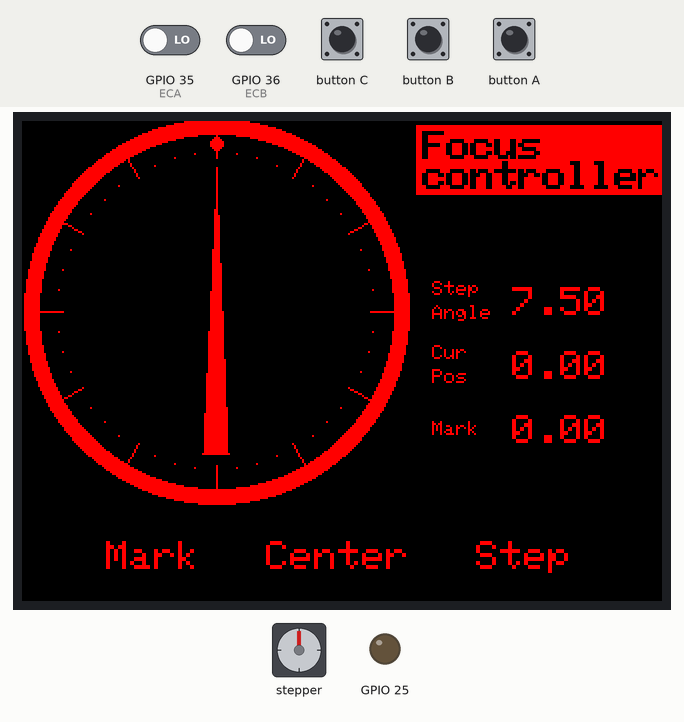
A program run on a simulated ESP32. Shown: stepper motor, 320×240 colour display, output pins drawn as LEDs (lit = HIGH). Wiring (inferred from the names in the program): stepper motor (2048 steps per turn assumed): coils GPIO 16, GPIO 17, GPIO 21, GPIO 22. Inputs (shaded band) come from the test bench; at power-on: GPIO 35 (ECA) LOW, GPIO 36 (ECB) LOW. Pins used as bus, display or sensor lines are not drawn; what the program prints to the serial monitor is not drawn.

Above: at 1.4 s.
1.5 s: button C pressed for 0.15 s
At 2.0 s:
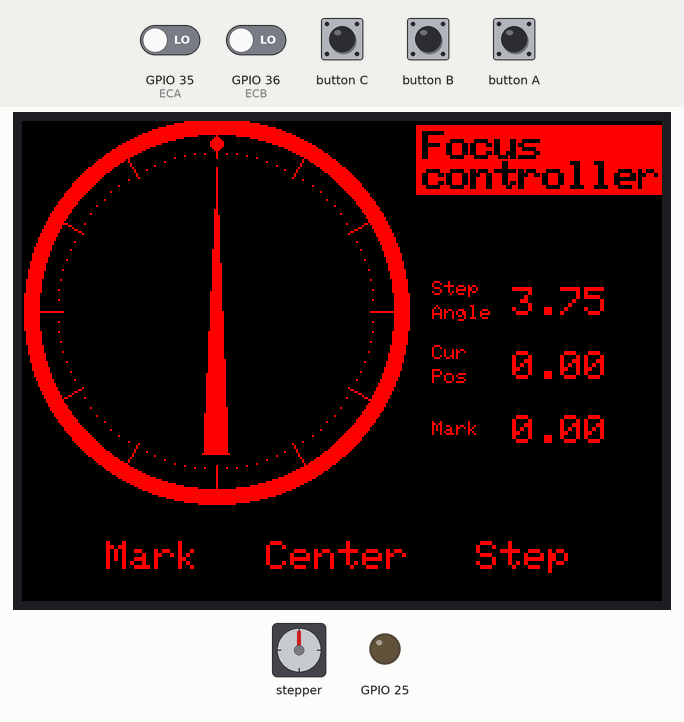
6.3 s: button C pressed for 1 s
Timing chart, 0 to 9.3 s (numbered marks = the images above; inputs shaded):
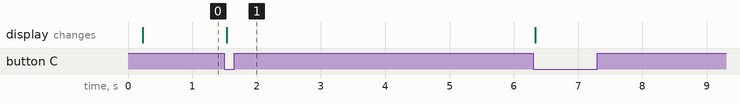

Measured:
- after the input at 1.5 s, the display: changes at once (image 1)

The program:

main.cpp
```cpp
/*
    Description: This exmpale can display the encoder gear reading of the PLUS Module and the state of the keys.
*/
#include <Arduino.h>
#include <Ticker.h>
#include <M5Stack.h>

const int IN1 = 16;
const int IN2 = 17;
const int IN3 = 21;
const int IN4 = 22;
const int ECA = 35;
const int ECB = 36;

const int DISP_W = 320;
const int DISP_H = 240;
const int CIR_R = 195 / 2;
const int V_STEP = 32;
const int H_OFST = 115;
const int H_OFS = 70;
const int V_OFS = 83;
const int V_BASE = 80;

uint8_t full_step_table [] = {
    0b0101, // 0
    0b1001, // 1
    0b1010, // 2
    0b0110, // 3
};

uint8_t half_step_table [] = {
    0b0101, // 0
    0b0001, // 1
    0b1001, // 2
    0b1000, // 3
    0b1010, // 4
    0b0010, // 5
    0b0110, // 6
    0b0100, // 7
};

enum {DIR_NONE, DIR_FW, DIR_BW};
enum {MODE_NULL, MODE_FULL, MODE_HALF};
enum {LOOP_FULL = 4, LOOP_HALF = 8};

Ticker seq_tick;
const float toggle_period_sec = 0.3;
volatile bool step_run_flg = false;
volatile int step_run_cnt = 0;
int step_run_dir = DIR_FW;
volatile int tgl_c = 1;

uint8_t *step_table;

int mark1 = 0;
int mark2 = 0;
int cur_pos = 0;
int last_pos = 0;
int step_round = 48;
float step_angle = 360.0 / step_round;

int color_fg = TFT_RED;
int color_bg = TFT_BLACK;

uint8_t step_phase = 0;
uint8_t l_step_phase = 0;
uint8_t step_loop = LOOP_FULL;
uint8_t step_dir = DIR_FW;
uint8_t last_step_dir = DIR_FW;
uint8_t cur_mode = MODE_FULL;
uint8_t ec, last_ec;

void setNextPhase(uint8_t dir)
{
    step_dir = dir;
    l_step_phase = step_phase;
    last_pos = cur_pos;
    if (dir == DIR_FW) {
        step_phase--;
        cur_pos--;

    } else {
        step_phase++;
        cur_pos++;
    }
    if (cur_pos < 0) {
        cur_pos = step_round - 1;
    }
    step_phase = step_phase % step_loop;
    cur_pos = cur_pos % step_round;
}

void setStepIN()
{
    int val;
    if (cur_mode == MODE_FULL) {
        val = full_step_table[step_phase];
    } else {
        val = half_step_table[step_phase];
    }
    int in1 = ((val & (0x10 >> 1)) == 0) ? LOW : HIGH;
    int in2 = ((val & (0x10 >> 2)) == 0) ? LOW : HIGH;
    int in3 = ((val & (0x10 >> 3)) == 0) ? LOW : HIGH;
    int in4 = ((val & (0x10 >> 4)) == 0) ? LOW : HIGH;
    Serial.printf("%d: %d %d %d %d\n", step_phase, in1, in2, in3, in4);
    digitalWrite(IN1, in1);
    digitalWrite(IN2, in2);
    digitalWrite(IN3, in3);
    digitalWrite(IN4, in4);
}

void drawVal(int ofs, float val)
{
    M5.Lcd.fillRect(DISP_W - H_OFS - 5, V_OFS + ofs, 70, 24, color_bg);
    M5.Lcd.setTextSize(2);
    M5.Lcd.setTextColor(color_fg);
    M5.Lcd.setCursor(DISP_W - H_OFS - 5, V_OFS + ofs);
    M5.Lcd.printf("%.02f", val);
}

void setStepMode(uint8_t mode)
{
    if (cur_mode != mode) {
        if (mode == MODE_FULL) {
            step_table = full_step_table;
            step_round = 48;
            step_loop = LOOP_FULL;
            step_phase /= 2;
            step_angle = 360.0 / step_round;
            cur_pos /= 2;
            Serial.println("FULL step");
        } else {
            step_table = half_step_table;
            step_round = 48 * 2;
            step_loop = LOOP_HALF;
            step_phase *= 2;
            step_angle = 360.0 / step_round;
            cur_pos *= 2;
            Serial.println("HALF step");
        }
        cur_mode = mode;
    }
    drawVal(0, step_angle);
    setStepIN();
}

uint8_t readEC()
{
    uint8_t a, b;
    a  = digitalRead(ECA);
    b  = digitalRead(ECB);
    delay(1);
    a ^= digitalRead(ECA);
    b ^= digitalRead(ECB);
    delay(1);
    a ^= digitalRead(ECA);
    b ^= digitalRead(ECB);
    last_ec = ec;
    ec = a | b << 1;
    if (last_ec == 0b10 && ec == 0b11) {
        Serial.println("EC->FW");
        return DIR_FW;
    } else if (last_ec == 0b11 && ec == 0b10) {
        Serial.println("EC->BW");
        return DIR_BW;
    }
    return DIR_NONE;
}

void drawPos(int pos, int color, int fill)
{
    int center_x = CIR_R;
    int center_y = CIR_R - 2;
    float angle = pos * step_angle;
    float sx0 = cos((angle - 90) * 0.0174532925);
    float sy0 = sin((angle - 90) * 0.0174532925);
    float sx1 = cos((angle + 175 - 90) * 0.0174532925);
    float sy1 = sin((angle + 175 - 90) * 0.0174532925);
    float sx2 = cos((angle + 185 - 90) * 0.0174532925);
    float sy2 = sin((angle + 185 - 90) * 0.0174532925);
    int x0 = sx0 * (CIR_R - 25) + center_x;
    int y0 = sy0 * (CIR_R - 25) + center_y;
    int x1 = sx1 * (CIR_R - 25) + center_x;
    int y1 = sy1 * (CIR_R - 25) + center_y;
    int x2 = sx2 * (CIR_R - 25) + center_x;
    int y2 = sy2 * (CIR_R - 25) + center_y;
    if (fill) {
        M5.Lcd.fillTriangle(x0, y0, x1, y1, x2, y2, color);
    } else {
        M5.Lcd.drawTriangle(x0, y0, x1, y1, x2, y2, color);
    }
    drawVal(V_STEP, step_angle * cur_pos);
    // Serial.printf("LINE %d, %d\n", pos, color);
}

void drawCircle(int clr)
{
    int center_x = CIR_R;
    int center_y = CIR_R - 2;
    if (clr == 0) {
        M5.Lcd.fillCircle(center_x, center_y, CIR_R - 1, color_fg);
    }
    M5.Lcd.fillCircle(center_x, center_y, CIR_R - 9, color_bg);

    for (int i = 0; i < 360; i += 30) {
        float sx  = cos((i - 90) * 0.0174532925);
        float sy  = sin((i - 90) * 0.0174532925);
        int x0 = sx * (CIR_R - 6)  + center_x;
        int y0 = sy * (CIR_R - 6)  + center_y;
        int x1 = sx * (CIR_R - 20) + center_x;
        int y1 = sy * (CIR_R - 20) + center_y;
        M5.Lcd.drawLine(x0, y0, x1, y1, color_fg);
    }
    for (int i = 0; i < step_round; i++) {
        float deg = i * step_angle;
        float sx  = cos((deg - 90) * 0.0174532925);
        float sy  = sin((deg - 90) * 0.0174532925);
        int x0 = sx * (CIR_R - 18) + center_x;
        int y0 = sy * (CIR_R - 18) + center_y;
        // Draw minute markers
        M5.Lcd.drawPixel(x0, y0, color_fg);
    }
    float deg = mark1 * step_angle;
    float sx  = cos((deg - 90) * 0.0174532925);
    float sy  = sin((deg - 90) * 0.0174532925);
    int x0 = sx * (CIR_R - 13) + center_x;
    int y0 = sy * (CIR_R - 13) + center_y;
    M5.Lcd.fillCircle(x0, y0, 3, color_fg);
    drawPos(cur_pos, color_fg, 1);
}

void countDownSeq()
{
    if (step_run_cnt <= 0) {
        return;
    }
    step_run_cnt--;
    step_run_flg = true;
    if (step_run_cnt == 0) {
        seq_tick.detach();
    }
}

int blinkCenter(int flg)
{
    int next_flg;
    M5.Lcd.setTextSize(2);
    M5.Lcd.setCursor(80 * 1 + 42, DISP_H - 30);
    if (flg == 0) {
        M5.Lcd.fillRect(80 * 1 + 38, DISP_H - 33, 77, 20, color_bg);
        M5.Lcd.setTextColor(color_fg);
        next_flg = 1;
    } else {
        M5.Lcd.fillRect(80 * 1 + 38, DISP_H - 33, 77, 20, color_fg);
        M5.Lcd.setTextColor(color_bg);
        next_flg = 0;
    }
    M5.Lcd.print("Center");
    return next_flg;
}

void setup() {
    M5.begin();
    // M5.Power.begin();
    dacWrite(25, 0); // STOP SP
    digitalWrite(IN1, 0);
    digitalWrite(IN2, 0);
    digitalWrite(IN3, 0);
    digitalWrite(IN4, 0);
    pinMode(IN1, OUTPUT);
    pinMode(IN2, OUTPUT);
    pinMode(IN3, OUTPUT);
    pinMode(IN4, OUTPUT);
    pinMode(ECA, INPUT);
    pinMode(ECB, INPUT);
    readEC();
    M5.Lcd.setTextColor(color_fg);
    M5.Lcd.setTextSize(1);
    M5.Lcd.setCursor(DISP_W - H_OFST, V_BASE);
    M5.Lcd.print("Step");
    M5.Lcd.setCursor(DISP_W - H_OFST, V_BASE + 12);
    M5.Lcd.print("Angle");
    setStepMode(MODE_FULL);
    drawCircle(0);
    M5.Lcd.fillRect(DISP_W - H_OFST - 8, 2, 124, 35, color_fg);
    M5.Lcd.setTextColor(color_bg);
    M5.Lcd.setTextSize(2);
    M5.Lcd.setCursor(DISP_W - H_OFST - 5, 5);
    M5.Lcd.print("Focus");
    M5.Lcd.setCursor(DISP_W - H_OFST - 5, 20);
    M5.Lcd.print("controller");
    M5.Lcd.setCursor(DISP_W - H_OFST - 4, 5);
    M5.Lcd.print("Focus");
    M5.Lcd.setCursor(DISP_W - H_OFST - 4, 20);
    M5.Lcd.print("controller");
    M5.Lcd.setTextColor(color_fg);
    M5.Lcd.setTextSize(1);
    M5.Lcd.setCursor(DISP_W - H_OFST, V_BASE + V_STEP);
    M5.Lcd.print("Cur");
    M5.Lcd.setCursor(DISP_W - H_OFST, V_BASE + V_STEP + 12);
    M5.Lcd.print("Pos");
    M5.Lcd.setTextSize(1);
    M5.Lcd.setCursor(DISP_W - H_OFST, V_BASE + V_STEP * 2 + 6);
    M5.Lcd.print("Mark");
    drawVal(V_STEP * 2, step_angle * mark1);
    M5.Lcd.setTextSize(2);
    M5.Lcd.setTextColor(color_fg);
    M5.Lcd.setCursor(80 * 0 + 42, DISP_H - 30);
    M5.Lcd.print("Mark");
    M5.Lcd.setCursor(80 * 2 + 67, DISP_H - 30);
    M5.Lcd.print("Step");
    // M5.Lcd.setCursor(80 * 1 + 42, DISP_H - 30);
    // M5.Lcd.print("Center");
    blinkCenter(0);
}

void loop() {
    if (step_run_cnt > 0 || step_run_flg) {
        if (step_run_flg) {
            setNextPhase(step_run_dir);
            drawPos(last_pos, color_bg, 1);
            drawPos(cur_pos, color_fg, 1);
            setStepIN();
            tgl_c = blinkCenter(tgl_c);
            step_run_flg = false;
        }
        if (step_run_cnt == 0) {
            blinkCenter(0);
        }
        delay(10);
    } else {
        M5.update();
        if (M5.BtnA.wasPressed()) {
            Serial.println("Mark");
            mark1 = cur_pos;
            drawVal(V_STEP * 2, step_angle * mark1);
            drawCircle(1);
        } else if (M5.BtnB.wasPressed()) {
            int pos_diff;
            if (cur_pos >= mark1) {
                pos_diff = cur_pos - mark1;
                step_run_dir = DIR_FW;
            } else {
                pos_diff = mark1 - cur_pos;
                step_run_dir = DIR_BW;
            }
            if (pos_diff > step_round / 2) {
                pos_diff = step_round - pos_diff;
                step_run_dir = (step_run_dir == DIR_FW) ? DIR_BW : DIR_FW;
            }
            step_run_cnt = pos_diff / 2;
            Serial.printf("Center: diff %d %d", step_run_cnt, step_run_dir);
            tgl_c = 1;
            seq_tick.attach(toggle_period_sec, countDownSeq);
        } else if (M5.BtnC.wasPressed()) {
            Serial.print('C');
            int next_mode = (cur_mode == MODE_FULL) ? MODE_HALF : MODE_FULL;
            setStepMode(next_mode);
            drawCircle(1);
        }
        uint8_t ec_dir = readEC();
        if (ec_dir != DIR_NONE) {
            setNextPhase(ec_dir);
            drawPos(last_pos, color_bg, 1);
            drawPos(cur_pos, color_fg, 1);
            setStepIN();
        }

    }
}
```
